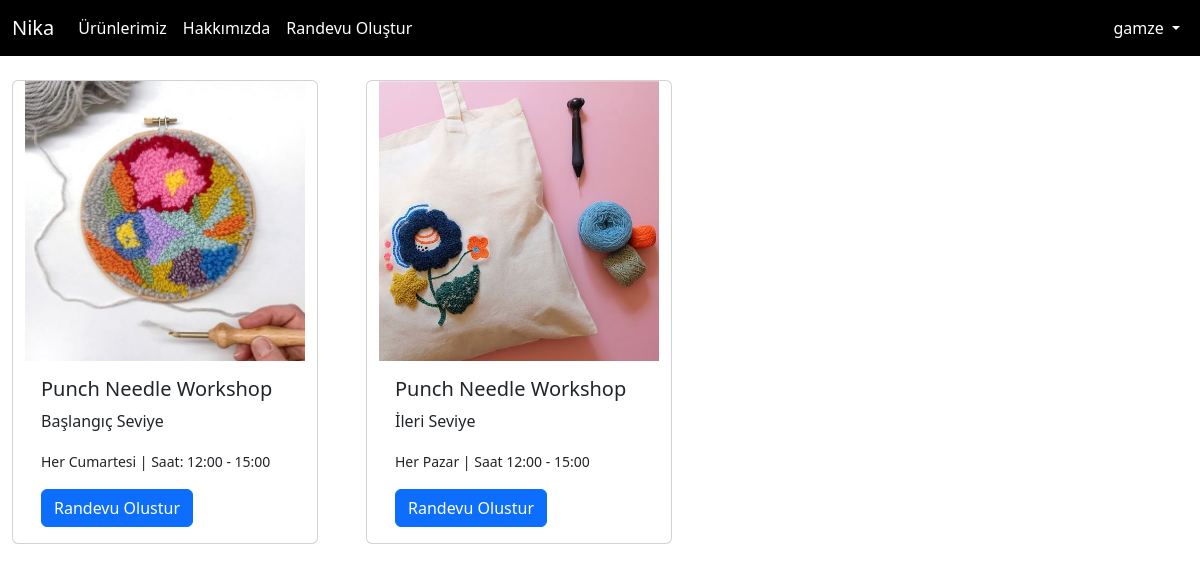
The page /randevuOlusturma (signed in) on the database its author committed.
### urunApp/models.py (models this page shows)
class Reservation(models.Model):
    user = models.ForeignKey(User, verbose_name=("Randevu Olusturan Kisi"), on_delete=models.CASCADE)
    resim = models.FileField(("resim"), upload_to="uploads", max_length=100, null=True, blank=True)
    title = models.CharField(("Adı"), max_length=50, null=True)
    aciklama = models.CharField(("Aciklama"), max_length=50, null=True)
    aciklama2 = models.CharField(("Aciklama2"), max_length=50, null=True)
    tel = models.CharField(("Telefon No"), max_length=50, null=True, blank=True)
    def resimControl(self):
        if self.resim:
            return self.resim
        else:
            return "static/public/no-image.jpg"

### booking/views.py (the view)
# urls.py: path('randevuOlusturma', reservation, name='randevu')
@login_required(login_url='user-login')
def reservation(request):
    context = {}
    randevuForm = GetReservation()
    if request.method == 'POST':
      pass
    else:
        context['form'] = randevuForm
        reservations = Reservation.objects.all()
        context["reservations"] = reservations
        return render(request, 'randevu.html', context)

### booking/templates/randevu.html (shortened to what this page needs)
{% extends "base.html" %}
{% load static %}
{% block site-icerigi %}
<div class="row">
    {% for reservation in reservations %}
    <div class="card m-4" style="width: 25%;">
        <img src="/{{reservation.resimControl}}" alt="{{data.title}}">
        <div class="card-body">
          <h5 class="card-title">{{reservation.title}}</h5>
          <p class="card-text">{{reservation.aciklama}}</p>
          <small>{{reservation.aciklama2}}</small>
          <br>
          <span onclick="activeModal('{{reservation.id}}')" style="margin-top: 1rem;" class="btn btn-primary" data-bs-toggle="modal" data-bs-target="#exampleModal3">Randevu Olustur</span>
        </div>
      </div>
      {% endfor %}
</div>
{% endblock site-icerigi %}

### urunApp/templates/base.html (shortened to what this page needs)
{% load static %}
<!DOCTYPE html>
<html lang="en">
<head>
<link href="https://cdn.jsdelivr.net/npm/bootstrap@5.3.0-alpha2/dist/css/bootstrap.min.css" rel="stylesheet">
<link rel="stylesheet" href="{% static 'style/style.css' %}">
</head>
<body>
    {% include "partials/_nav.html" %}
    {% block site-icerigi %}
    {% endblock site-icerigi %}
</body>
</html>

### urunApp/templates/partials/_nav.html (shortened to what this page needs)
<nav class="navbar navbar-expand-lg" id="site-navbar">
    <div class="container-fluid">
      <a class="navbar-brand" href="{% url 'anasayfa' %}">Nika</a>
      <div class="collapse navbar-collapse" id="navbarSupportedContent">
        <ul class="navbar-nav me-auto mb-2 mb-lg-0">
          <li class="nav-item">
            <a class="nav-link" href="{% url 'urunlerimiz' %}">Ürünlerimiz</a>
          </li>
          <li class="nav-item">
            <a class="nav-link" href="{% url 'hakkimizda' %}">Hakkımızda</a>
          </li>
          <li class="nav-item">
            <a class="nav-link" href="{% url 'randevu' %}">Randevu Oluştur</a>
          </li>
        </ul>
      </div>
      <div class="collapse navbar-collapse" id="navbarSupportedContent">
        <ul class="navbar-nav ms-auto mb-2 mb-lg-0">
          {% if request.user.is_authenticated %}
          <li class="nav-item dropdown">
            <a class="nav-link dropdown-toggle" href="#" role="button" data-bs-toggle="dropdown" aria-expanded="false">
              {{request.user.username}}
            </a>
          </li>
          {% else %}
          <li class="nav-item"> <a class="nav-link" href="{% url 'user-login' %}">Giris Yap</a> </li>
          {% endif %}
        </ul>
      </div>
    </div>
  </nav>

### urunApp/static/style/style.css (style rules this page uses)
#site-navbar { background-color: black; color: white; }
#site-navbar * { color: inherit; }

### rows shown on the page
Reservation: resimControl (picture), title "Punch Needle Workshop", aciklama "Başlangıç Seviye", aciklama2 "Her Cumartesi | Saat: 12:00 - 15:00"
Reservation: resimControl (picture), title "Punch Needle Workshop", aciklama "İleri Seviye", aciklama2 "Her Pazar | Saat 12:00 - 15:00"

### other values the page prints
{{ request.user.username }} "gamze"
